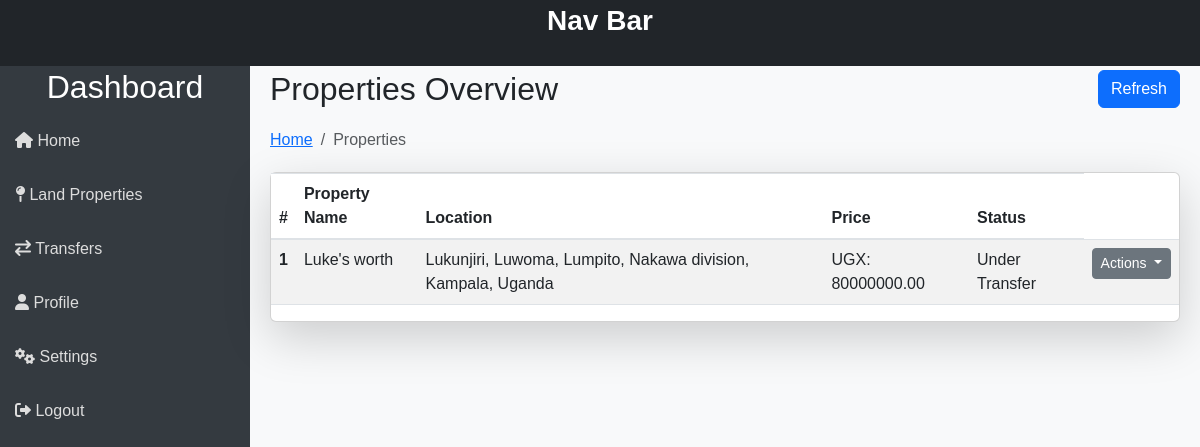
The app's page /properties/ (signed in), older data.
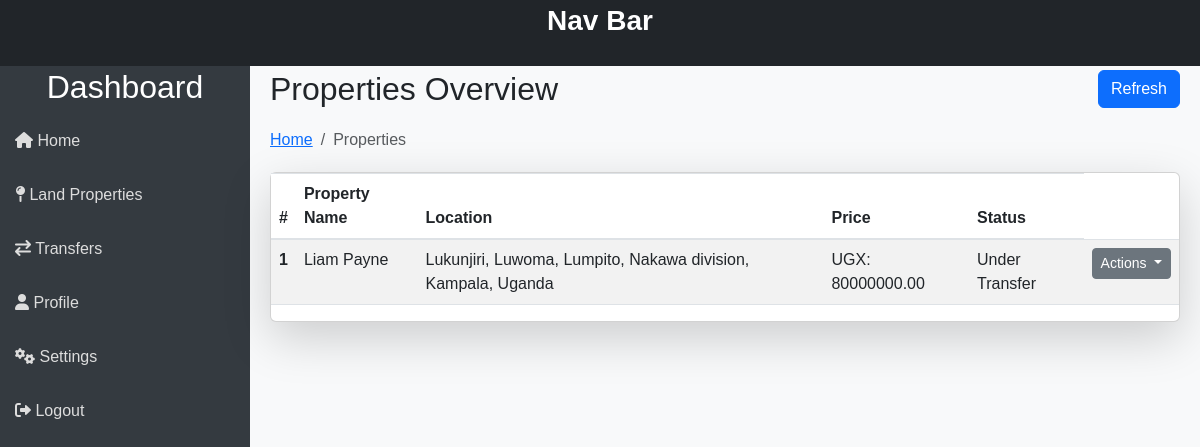
The same page, newer data.
### properties/models.py (models this page shows, shortened)
class LandProperty(models.Model):
    name = models.CharField(max_length=255)
    PID = models.CharField(max_length=255, null=True)
    owner = models.ForeignKey(User, on_delete=models.CASCADE, related_name='properties')
    location = models.OneToOneField(Location, on_delete=models.SET_NULL, null=True)
    size = models.DecimalField(max_digits=10, decimal_places=2) # Area In Acres
    valuation = models.DecimalField(max_digits=15, decimal_places=2)
    status = models.IntegerField(default=1) # 0 Deleted, 1 Available, 2 Under Transfer
    added_by = models.ForeignKey(User, on_delete=models.CASCADE, related_name='added_properties')
    created_at = models.DateTimeField(auto_now_add=True)
    updated_at = models.DateTimeField(auto_now=True)

class Location(models.Model):
    village = models.CharField(max_length=255)
    parish = models.CharField(max_length=255)
    sub_county = models.CharField(max_length=255)
    county = models.CharField(max_length=255)
    district = models.CharField(max_length=255)
    country = models.CharField(max_length=255)
    status = models.IntegerField(default=1) # 0 Deleted, 1 Active
    created_at = models.DateTimeField(auto_now_add=True)
    updated_at = models.DateTimeField(auto_now=True)
    def __str__(self):
        return f"{self.village}, {self.parish}, {self.sub_county}, {self.county}, {self.district}, {self.country}"

### properties/views.py (the view)
# urls.py: path('', views.index, name='audits'),
def index(request):
    properties = LandProperty.objects.filter(owner=request.user)
    context = {
        'properties': properties
    }
    return render(request, 'properties/index.html', context)

### properties/templates/properties/index.html (shortened to what this page needs)
{% extends "templates/index.html" %}
{% block content %}
<div class="main-content">
    <div class="header">
        <h2>Properties Overview</h2>
        <button
            class="btn btn-primary"
            onclick="this.innerText='Loading...'; location.reload();"
        >
            Refresh
        </button>
    </div>
    <nav aria-label="breadcrumb">
        <ol class="breadcrumb">
            <li class="breadcrumb-item"><a href="{% url 'dashboard' %}">Home</a></li>
            <li class="breadcrumb-item active" aria-current="page">Properties</li>
        </ol>
    </nav>
    <div class="card bg-white shadow-lg">
        <table class="table table-striped">
            <thead>
                <tr>
                    <th scope="col">#</th>
                    <th scope="col">Property Name</th>
                    <th scope="col">Location</th>
                    <th scope="col">Price</th>
                    <th scope="col">Status</th>
                </tr>
            </thead>
            <tbody>
                {% for property in properties %}
                <tr>
                    <th scope="row">{{ forloop.counter }}</th>
                    <td>{{ property.name }}</td>
                    <td>{{ property.location }}</td>
                    <td>UGX: {{ property.valuation }}</td>
                    <td>
                        {% if property.status == 1 %}
                            Available
                        {% elif property.status == 2 %}
                            Under Transfer
                        {% else %}
                            Unknown Status
                        {% endif %}
                    </td>
                    <td>
                        <div class="dropdown">
                            <button class="btn btn-secondary btn-sm dropdown-toggle" type="button" id="actionDropdown{{ forloop.counter }}" data-bs-toggle="dropdown" aria-expanded="false">
                                Actions
                            </button>
                        </div>
                    </td>
                </tr>
                {% empty %}
                <tr>
                    <td colspan="6" class="text-center">No properties available.</td>
                </tr>
                {% endfor %}
            </tbody>
        </table>
    </div>
</div>
{% endblock %}

Row changes from the older to the newer data that the page shows:
changed LandProperty "Lukunjiri, Luwoma, Lumpito, Nakawa division, Kampala, Uganda": name "Luke's worth" → "Liam Payne"
